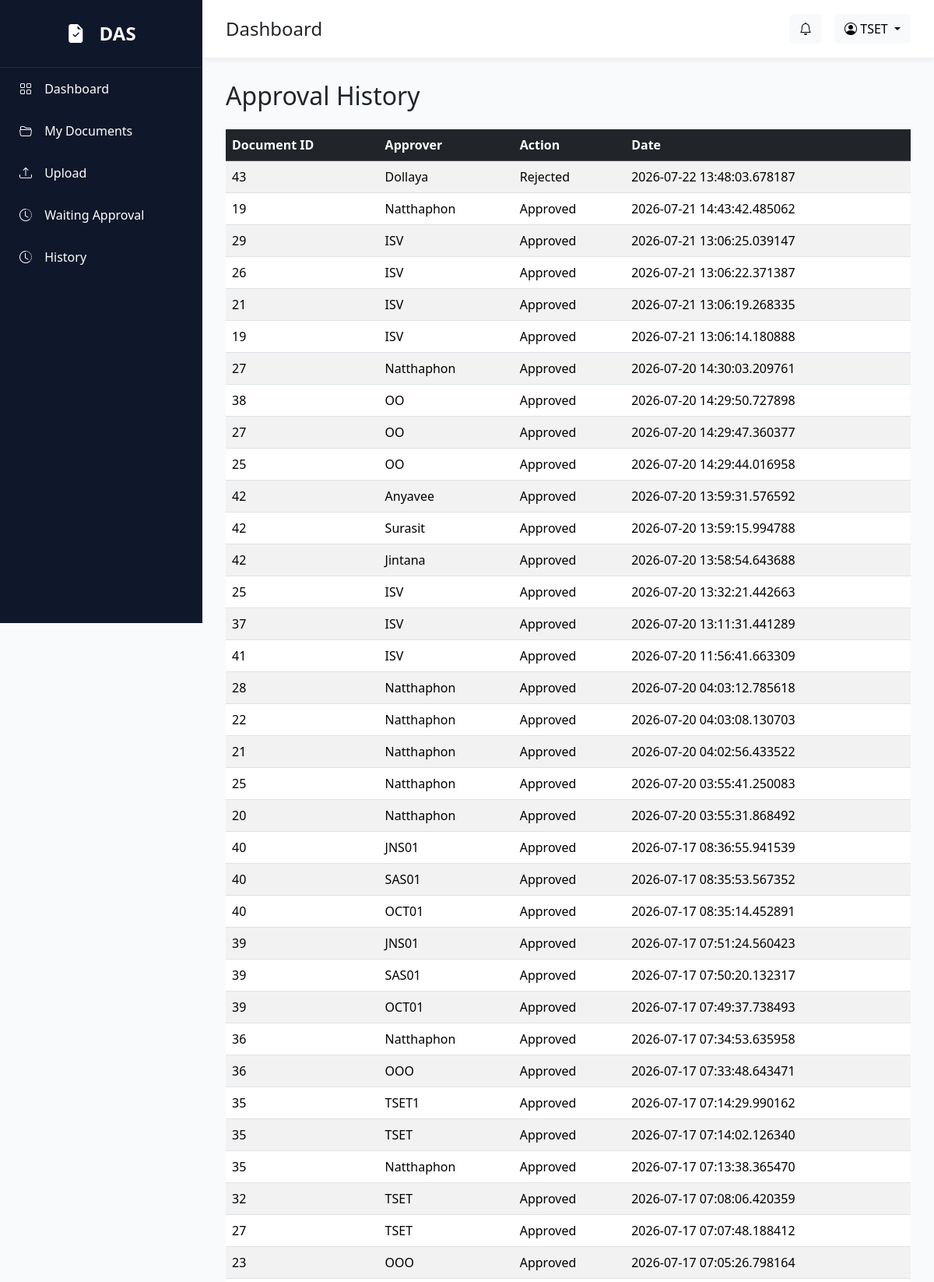
The app's page /history (signed in, upper part) with its own data.
### models/user.py (models this page shows)
class User(UserMixin, db.Model):
    __tablename__ = "users"
    id = db.Column(db.Integer, primary_key=True)
    employee_id = db.Column(db.String(20), unique=True, nullable=False)
    fullname = db.Column(db.String(200), nullable=False)
    username = db.Column(db.String(100), unique=True)
    password = db.Column(db.String(255), nullable=False)
    email = db.Column(db.String(150))
    department = db.Column(db.String(100))
    position = db.Column(db.String(100))
    role = db.Column(db.String(50), default="Employee")
    status = db.Column(db.String(20), default="Active")
    created_at = db.Column(db.DateTime, default=datetime.utcnow)
    approval_steps = db.relationship(
        "ApprovalStep",
        backref="approver",
        lazy=True
    )

### models/approval.py (models this page shows)
class ApprovalHistory(db.Model):
    __tablename__ = "approval_history"
    id = db.Column(db.Integer, primary_key=True)
    document_id = db.Column(
        db.Integer,
        db.ForeignKey("documents.id"),
        nullable=False
    )
    approver = db.Column(db.String(20), nullable=False)
    action = db.Column(db.String(20))
    comment = db.Column(db.Text)
    approved_at = db.Column(
        db.DateTime,
        default=lambda: datetime.utcnow() + timedelta(hours=7)
    )

### routes/document.py (the view)
@document_bp.route("/history")
@login_required
def approval_history():
    histories = ApprovalHistory.query.order_by(
        ApprovalHistory.approved_at.desc()
    ).all()
    return render_template(
        "documents/history.html",
        histories=histories
    )

### app.py (called while the page is built)
@login_manager.user_loader
def load_user(user_id):
    return User.query.get(int(user_id))

### templates/documents/history.html
{% extends "layout/base.html" %}
{% block content %}
<h2 class="mb-4">Approval History</h2>
<table class="table table-striped">
    <thead class="table-dark">
        <tr>
            <th>Document ID</th>
            <th>Approver</th>
            <th>Action</th>
            <th>Date</th>
        </tr>
    </thead>
    <tbody>
        {% for h in histories %}
        <tr>
            <td>{{ h.document_id }}</td>
            <td>{{ h.approver }}</td>
            <td>{{ h.action }}</td>
            <td>{{ h.approved_at }}</td>
        </tr>
        {% endfor %}
    </tbody>
</table>
{% endblock %}

### templates/layout/base.html (shortened to what this page needs)
<!DOCTYPE html>
<html lang="en">
<head>
    <link href="https://cdn.jsdelivr.net/npm/bootstrap@5.3.7/dist/css/bootstrap.min.css" rel="stylesheet">
    <link href="https://cdn.jsdelivr.net/npm/bootstrap-icons@1.11.3/font/bootstrap-icons.min.css" rel="stylesheet">
    <link rel="stylesheet" href="{{ url_for('static', filename='css/style.css') }}">
</head>
<body>
    <div class="wrapper">
        <div class="sidebar d-none d-lg-block">
            <div class="logo">
                <i class="bi bi-file-earmark-check-fill"></i>
                DAS
            </div>
            <a href="/dashboard">
                <i class="bi bi-grid"></i>
                Dashboard
            </a>
            <a href="/documents">
                <i class="bi bi-folder2-open"></i>
                My Documents
            </a>
            <a href="/documents/create">
                <i class="bi bi-upload"></i>
                Upload
            </a>
            <a href="/documents/waiting">
                <i class="bi bi-clock-history"></i>
                Waiting Approval
            </a>
            <a href="/history">
                <i class="bi bi-clock-history"></i>
                History
            </a>
        </div>
        <div class="main">
            <div class="topbar">
                <div class="d-flex align-items-center">
                    <h4 class="mb-0">
                        {% block page_title %}
                        Dashboard
                        {% endblock %}
                    </h4>
                </div>
                <div class="d-flex align-items-center gap-3">
                    <button class="btn btn-light position-relative">
                        <i class="bi bi-bell"></i>
                    </button>
                    <div class="dropdown">
                        <button class="btn btn-light dropdown-toggle" data-bs-toggle="dropdown">
                            <i class="bi bi-person-circle"></i>
                            {{ current_user.employee_id }}
                        </button>
                    </div>
                </div>
            </div>
            <div class="content">
                {% block content %}
                {% endblock %}
            </div>
        </div>
    </div>
</body>
</html>

### static/css/style.css (style rules this page uses)
* { margin:0; padding:0; box-sizing:border-box; font-family:'Segoe UI',sans-serif; }
body { background:#F8FAFC; }
.wrapper { display:flex; }
.sidebar { width:260px; height:100vh; background:#0F172A; color:white; position:fixed; }
.logo { padding:25px; font-size:24px; font-weight:bold; text-align:center; border-bottom:1px solid #1E293B; }
.sidebar a { color:white; text-decoration:none; display:block; padding:15px 25px; transition:.3s; }
.sidebar i { margin-right:12px; }
.main { margin-left:260px; width:100%; }
.topbar { background:white; padding:18px 30px; display:flex; justify-content:space-between; align-items:center; box-shadow:0 2px 8px rgba(0,0,0,.08); }
.content { padding:30px; }

### records on screen
User: employee_id "TSET"
ApprovalHistory: document_id "43", approver "Dollaya", action "Rejected", approved_at "2026-07-22 13:48:03.678187"
ApprovalHistory: document_id "19", approver "Natthaphon", action "Approved", approved_at "2026-07-21 14:43:42.485062"
ApprovalHistory: document_id "29", approver "ISV", action "Approved", approved_at "2026-07-21 13:06:25.039147"
ApprovalHistory: document_id "26", approver "ISV", action "Approved", approved_at "2026-07-21 13:06:22.371387"
ApprovalHistory: document_id "21", approver "ISV", action "Approved", approved_at "2026-07-21 13:06:19.268335"
ApprovalHistory: document_id "19", approver "ISV", action "Approved", approved_at "2026-07-21 13:06:14.180888"
ApprovalHistory: document_id "27", approver "Natthaphon", action "Approved", approved_at "2026-07-20 14:30:03.209761"
ApprovalHistory: document_id "38", approver "OO", action "Approved", approved_at "2026-07-20 14:29:50.727898"
ApprovalHistory: document_id "27", approver "OO", action "Approved", approved_at "2026-07-20 14:29:47.360377"
ApprovalHistory: document_id "25", approver "OO", action "Approved", approved_at "2026-07-20 14:29:44.016958"
ApprovalHistory: document_id "42", approver "Anyavee", action "Approved", approved_at "2026-07-20 13:59:31.576592"
ApprovalHistory: document_id "42", approver "Surasit", action "Approved", approved_at "2026-07-20 13:59:15.994788"
ApprovalHistory: document_id "42", approver "Jintana", action "Approved", approved_at "2026-07-20 13:58:54.643688"
ApprovalHistory: document_id "25", approver "ISV", action "Approved", approved_at "2026-07-20 13:32:21.442663"
ApprovalHistory: document_id "37", approver "ISV", action "Approved", approved_at "2026-07-20 13:11:31.441289"
ApprovalHistory: document_id "41", approver "ISV", action "Approved", approved_at "2026-07-20 11:56:41.663309"
ApprovalHistory: document_id "28", approver "Natthaphon", action "Approved", approved_at "2026-07-20 04:03:12.785618"
ApprovalHistory: document_id "22", approver "Natthaphon", action "Approved", approved_at "2026-07-20 04:03:08.130703"
ApprovalHistory: document_id "21", approver "Natthaphon", action "Approved", approved_at "2026-07-20 04:02:56.433522"
ApprovalHistory: document_id "25", approver "Natthaphon", action "Approved", approved_at "2026-07-20 03:55:41.250083"
ApprovalHistory: document_id "20", approver "Natthaphon", action "Approved", approved_at "2026-07-20 03:55:31.868492"
ApprovalHistory: document_id "40", approver "JNS01", action "Approved", approved_at "2026-07-17 08:36:55.941539"
ApprovalHistory: document_id "40", approver "SAS01", action "Approved", approved_at "2026-07-17 08:35:53.567352"
ApprovalHistory: document_id "40", approver "OCT01", action "Approved", approved_at "2026-07-17 08:35:14.452891"
ApprovalHistory: document_id "39", approver "JNS01", action "Approved", approved_at "2026-07-17 07:51:24.560423"
ApprovalHistory: document_id "39", approver "SAS01", action "Approved", approved_at "2026-07-17 07:50:20.132317"
ApprovalHistory: document_id "39", approver "OCT01", action "Approved", approved_at "2026-07-17 07:49:37.738493"
ApprovalHistory: document_id "36", approver "Natthaphon", action "Approved", approved_at "2026-07-17 07:34:53.635958"
ApprovalHistory: document_id "36", approver "OOO", action "Approved", approved_at "2026-07-17 07:33:48.643471"
ApprovalHistory: document_id "35", approver "TSET1", action "Approved", approved_at "2026-07-17 07:14:29.990162"
ApprovalHistory: document_id "35", approver "TSET", action "Approved", approved_at "2026-07-17 07:14:02.126340"
ApprovalHistory: document_id "35", approver "Natthaphon", action "Approved", approved_at "2026-07-17 07:13:38.365470"
ApprovalHistory: document_id "32", approver "TSET", action "Approved", approved_at "2026-07-17 07:08:06.420359"
ApprovalHistory: document_id "27", approver "TSET", action "Approved", approved_at "2026-07-17 07:07:48.188412"
ApprovalHistory: document_id "23", approver "OOO", action "Approved", approved_at "2026-07-17 07:05:26.798164"
